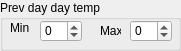
    <widget class="QGroupBox" name="dayGroupBox_12">
     <property name="geometry">
      <rect>
       <x>390</x>
       <y>90</y>
       <width>181</width>
       <height>51</height>
      </rect>
     </property>
     <property name="title">
      <string>Prev day day temp</string>
     </property>
     <widget class="QSpinBox" name="minPrevDaytempSpinbox">
      <property name="geometry">
       <rect>
        <x>40</x>
        <y>20</y>
        <width>42</width>
        <height>22</height>
       </rect>
      </property>
      <property name="minimum">
       <number>-200</number>
      </property>
      <property name="maximum">
       <number>200</number>
      </property>
     </widget>
     <widget class="QLabel" name="minLabel_12">
      <property name="geometry">
       <rect>
        <x>10</x>
        <y>20</y>
        <width>21</width>
        <height>16</height>
       </rect>
      </property>
      <property name="text">
       <string>Min</string>
      </property>
     </widget>
     <widget class="QLabel" name="maxLabel_12">
      <property name="geometry">
       <rect>
        <x>100</x>
        <y>20</y>
        <width>21</width>
        <height>21</height>
       </rect>
      </property>
      <property name="text">
       <string>Max</string>
      </property>
     </widget>
     <widget class="QSpinBox" name="maxPrevDaytempSpinbox">
      <property name="geometry">
       <rect>
        <x>130</x>
        <y>20</y>
        <width>42</width>
        <height>22</height>
       </rect>
      </property>
      <property name="minimum">
       <number>-200</number>
      </property>
      <property name="maximum">
       <number>200</number>
      </property>
     </widget>
    </widget>
